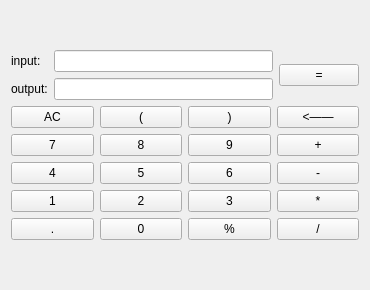
<?xml version="1.0" encoding="UTF-8"?>
<ui version="4.0">
 <class>Widget</class>
 <widget class="QWidget" name="Widget">
  <property name="geometry">
   <rect>
    <x>0</x>
    <y>0</y>
    <width>370</width>
    <height>290</height>
   </rect>
  </property>
  <property name="windowTitle">
   <string>Widget</string>
  </property>
  <layout class="QGridLayout" name="gridLayout_2">
   <item row="0" column="0">
    <layout class="QVBoxLayout" name="verticalLayout_3">
     <item>
      <layout class="QHBoxLayout" name="horizontalLayout">
       <item>
        <layout class="QVBoxLayout" name="verticalLayout">
         <item>
          <widget class="QLabel" name="label">
           <property name="text">
            <string>input:</string>
           </property>
          </widget>
         </item>
         <item>
          <widget class="QLabel" name="label_2">
           <property name="text">
            <string>output:</string>
           </property>
          </widget>
         </item>
        </layout>
       </item>
       <item>
        <layout class="QVBoxLayout" name="verticalLayout_2">
         <item>
          <widget class="QLineEdit" name="lineEdit_input"/>
         </item>
         <item>
          <widget class="QLineEdit" name="lineEdit_output"/>
         </item>
        </layout>
       </item>
       <item>
        <widget class="QPushButton" name="pushButton_equ">
         <property name="text">
          <string>=</string>
         </property>
        </widget>
       </item>
      </layout>
     </item>
     <item>
      <layout class="QGridLayout" name="gridLayout">
       <item row="0" column="0">
        <widget class="QPushButton" name="pushButton_AC">
         <property name="text">
          <string>AC</string>
         </property>
        </widget>
       </item>
       <item row="0" column="1">
        <widget class="QPushButton" name="pushButton_ld">
         <property name="text">
          <string>(</string>
         </property>
        </widget>
       </item>
       <item row="0" column="2">
        <widget class="QPushButton" name="pushButton_rd">
         <property name="text">
          <string>)</string>
         </property>
        </widget>
       </item>
       <item row="0" column="3">
        <widget class="QPushButton" name="pushButton_del">
         <property name="text">
          <string>&lt;——</string>
         </property>
        </widget>
       </item>
       <item row="1" column="0">
        <widget class="QPushButton" name="pushButton_num7">
         <property name="text">
          <string>7</string>
         </property>
        </widget>
       </item>
       <item row="1" column="1">
        <widget class="QPushButton" name="pushButton_num8">
         <property name="text">
          <string>8</string>
         </property>
        </widget>
       </item>
       <item row="1" column="2">
        <widget class="QPushButton" name="pushButton_num9">
         <property name="text">
          <string>9</string>
         </property>
        </widget>
       </item>
       <item row="1" column="3">
        <widget class="QPushButton" name="pushButton_add">
         <property name="text">
          <string>+</string>
         </property>
        </widget>
       </item>
       <item row="2" column="0">
        <widget class="QPushButton" name="pushButton_num4">
         <property name="text">
          <string>4</string>
         </property>
        </widget>
       </item>
       <item row="2" column="1">
        <widget class="QPushButton" name="pushButton_num5">
         <property name="text">
          <string>5</string>
         </property>
        </widget>
       </item>
       <item row="2" column="2">
        <widget class="QPushButton" name="pushButton_num6">
         <property name="text">
          <string>6</string>
         </property>
        </widget>
       </item>
       <item row="2" column="3">
        <widget class="QPushButton" name="pushButton_sub">
         <property name="text">
          <string>-</string>
         </property>
        </widget>
       </item>
       <item row="3" column="0">
        <widget class="QPushButton" name="pushButton_num1">
         <property name="text">
          <string>1</string>
         </property>
        </widget>
       </item>
       <item row="3" column="1">
        <widget class="QPushButton" name="pushButton_num2">
         <property name="text">
          <string>2</string>
         </property>
        </widget>
       </item>
       <item row="3" column="2">
        <widget class="QPushButton" name="pushButton_num3">
         <property name="text">
          <string>3</string>
         </property>
        </widget>
       </item>
       <item row="3" column="3">
        <widget class="QPushButton" name="pushButton_mul">
         <property name="text">
          <string>*</string>
         </property>
        </widget>
       </item>
       <item row="4" column="0">
        <widget class="QPushButton" name="pushButton_ponit">
         <property name="text">
          <string>.</string>
         </property>
        </widget>
       </item>
       <item row="4" column="1">
        <widget class="QPushButton" name="pushButton_num0">
         <property name="text">
          <string>0</string>
         </property>
        </widget>
       </item>
       <item row="4" column="2">
        <widget class="QPushButton" name="pushButton_pr">
         <property name="text">
          <string>%</string>
         </property>
        </widget>
       </item>
       <item row="4" column="3">
        <widget class="QPushButton" name="pushButton_div">
         <property name="text">
          <string>/</string>
         </property>
        </widget>
       </item>
      </layout>
     </item>
    </layout>
   </item>
  </layout>
 </widget>
 <resources/>
 <connections/>
</ui>
